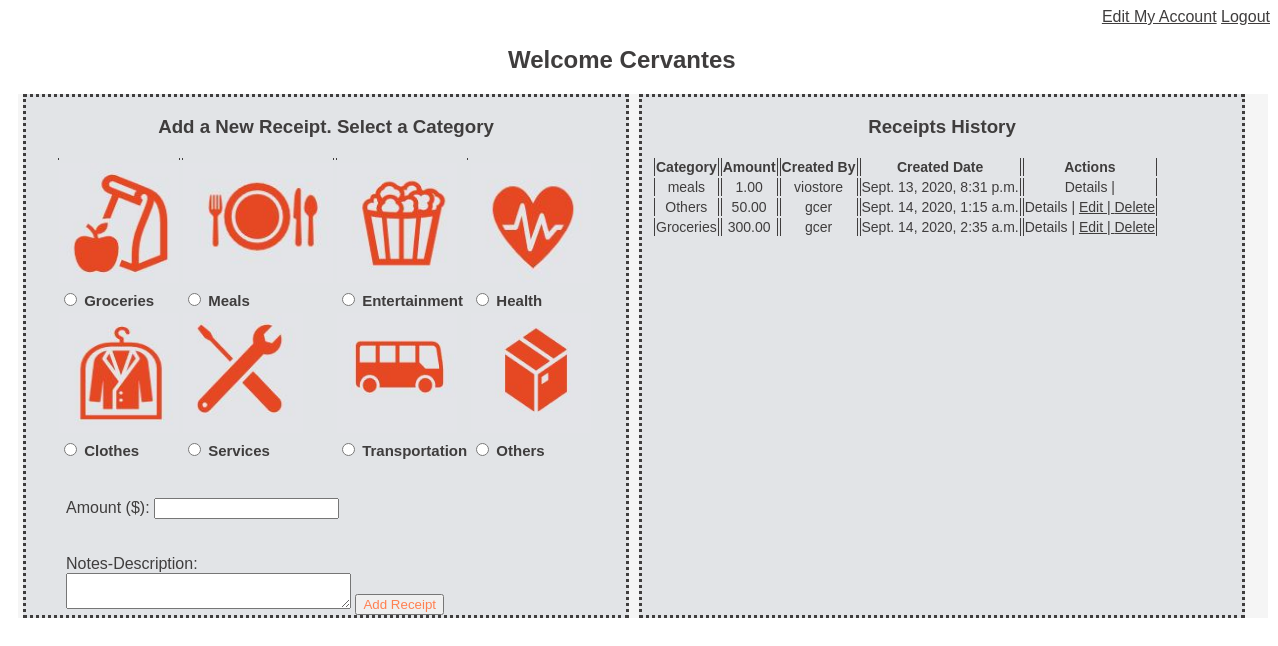
/userhome/1 (signed in), run on the app's committed database.
### rhhapp/models.py (models this page shows)
class User(models.Model):
    first_name=models.CharField(max_length=255)
    last_name=models.CharField(max_length=255)
    email=models.CharField(max_length=255)
    userid=models.CharField(max_length=255)
    country=models.CharField(max_length=255)
    tpin=models.CharField(max_length=255)
    usertype=models.CharField(max_length=255)
    storename=models.CharField(max_length=255)
    password=models.CharField(max_length=255)
    created_at=models.DateTimeField(auto_now_add=True)
    update_at=models.DateTimeField(auto_now=True)
    objects=UserManager()

class Receipt(models.Model):
    category=models.CharField(max_length=255)
    amount=models.DecimalField(max_digits=10, decimal_places=2)
    recfromuser=models.CharField(max_length=255, default='')
    creator=models.ForeignKey(User,related_name="receipts", on_delete=models.CASCADE)
    created_at=models.DateTimeField(auto_now_add=True)
    update_at=models.DateTimeField(auto_now=True)
    objects=ReceiptManager()

### rhhapp/views.py (the view)
# urls.py: path('userhome/<int:id>', views.userhome),
def userhome(request,id):
    if 'usrname' not in request.session:
        return redirect('/')
    x=User.objects.get(id=id)
    qs= Receipt.objects.all()
    print(x)
    y=x.userid
    u=request.session['usr_id']
    print(f'user_id{u}')
    if x !='':
        qs=qs.filter(recfromuser__icontains=y)
        context={
            'queryset':qs
        }
        return render(request, "userhome.html",context)

### rhhapp/templates/userhome.html (shortened to what this page needs)
<!DOCTYPE html>
<html lang="en">
<head>
    {% load static %}
    <link rel="stylesheet" href="{% static 'styleusrhome.css' %}">
</head>
<body>
    <div id="head">
        <a href="/myaccount/{{request.session.usr_id}}">Edit My Account</a>
            <a href="/logout">Logout</a></div>
    <h2>Welcome {{ request.session.usrname }}</h2>
    <div id="wrapper">
    <div id="addform">
        <h3>Add a New Receipt. Select a Category</h3>
        <form action="/newreceipt" method="POST">
            <table id="categ">
                <tr>
                    <th></th>
                    <th></th>
                    <th></th>
                </tr>
                <tr>
                    <td><img src="{% static 'images/groceriesim.jpg'%}" width="120" height="120"></td>
                    <td><img src="{% static 'images/mealsim.jpg'%}" width="150" height="120"></td>
                    <td><img src="{% static 'images/entertim.jpg'%}" width="120" height="120"></td>
                    <td><img src="{% static 'images/healthim.jpg'%}" width="120" height="120"></td>
                </tr>
                <tr>
                    <td><input type="radio" id="" name="category" value="Groceries">
                        <label for="Groceries">Groceries</label></td>
                    <td><input type="radio" id="" name="category" value="Meals">
                        <label for="Meals">Meals</label></td>
                    <td><input type="radio" id="" name="category" value="Entertainment">
                        <label for="Entertainment">Entertainment</label></td>
                    <td><input type="radio" id="" name="category" value="Health">
                        <label for="Health">Health</label></td>
                </tr>
                <tr>
                    <td><img src="{% static 'images/clothesim.jpg'%}" width="120" height="120"></td>
                    <td><img src="{% static 'images/servicesim.jpg'%}" width="120" height="120"></td>
                    <td><img src="{% static 'images/transportim.jpg'%}" width="120" height="120"></td>
                    <td><img src="{% static 'images/othersim.jpg'%}" width="120" height="120"></td>
                </tr>
                <tr>
                    <td><input type="radio" id="" name="category" value="Clothes">
                        <label for="Clothes">Clothes</label></td>
                    <td><input type="radio" id="" name="category" value="Services">
                        <label for="Services">Services</label></td>
                    <td><input type="radio" id="" name="category" value="Transportation">
                        <label for="Transportation">Transportation</label></td>
                    <td><input type="radio" id="" name="category" value="Others">
                        <label for="Others">Others</label></td>
                </tr>
            </table>
            <br><br>
            <div class="amnt">Amount ($): <input type="text" name="amount"></div><br><br>
            <div class="amnt">Notes-Description: <br><textarea name="notedes" id="notes" cols="33" rows="2"></textarea>
            <input type="submit" value="Add Receipt" id="buttadd"></div>
        </form>
    </div>
    <div id="rechist">
        <h3>Receipts History</h3>
        <table id="table1" >
            <tr>
                <th>Category</th>
                <th>Amount</th>
                <th>Created By</th>
                <th>Created Date</th>
                <th>Actions</th>
            </tr>
            {% for onereceipt in queryset %}
            <tr>
                <td>{{ onereceipt.category }}</td>
                <td>{{ onereceipt.amount }}</td>
                <td>{{ onereceipt.creator.userid }}</td>
                <td>{{ onereceipt.created_at }}</td>
                <td>Details | {% if request.session.user_name == onereceipt.creator.userid %}
                    <a href="/edit/{{onereceipt.id}}">Edit |{% endif %}  {% if request.session.user_name == onereceipt.creator.userid %}
                    <a href="/delete/{{onereceipt.id}}">Delete</a></td>{% endif %}
            </tr>
            {% endfor %}
    </div>
</div>
</body>
</html>

### rhhapp/static/styleusrhome.css (style rules this page uses)
* { font-family: 'Lucida Sans', 'Lucida Sans Regular', 'Lucida Grande', 'Lucida Sans Unicode', Geneva, Verdana, sans-serif; color: rgb(63, 61, 61); }
#wrapper { width: 1250px; height: auto; background-color:whitesmoke; margin-left: 10px; display: flex; flex-wrap: wrap; }
#head { text-align: right; }
h2 { margin-left: 500px; }
h3 { text-align: center; }
#addform { width: 600px; height: auto; margin-top: 0px; margin-left: 5px; background-color:rgb(226, 228, 231); border-style: dotted ; display: inline-block; }
.amnt { margin-left: 40px; }
#buttadd { color:coral; }
#categ { margin-left: 30px; font-size: 15px; font-weight: bold; align-items: center; }
#table1 td, th { font-size: 14px; text-align: center; }
#table1 { margin-left: 10px; }
#table1 td,th { border-left:1px solid; border-right: 1px solid }
#rechist { width: 600px; height: auto; margin-top: 0px; margin-left: 10px; background-color:rgb(226, 228, 231); border-style: dotted ; display: inline-block; }

### data on the page
User: session.usrname "Cervantes"
Receipt: category "meals", amount "1.00", creator.userid "viostore", created_at "Sept. 13, 2020, 8:31 p.m."
Receipt: category "Others", amount "50.00", creator.userid "gcer", created_at "Sept. 14, 2020, 1:15 a.m."
Receipt: category "Groceries", amount "300.00", creator.userid "gcer", created_at "Sept. 14, 2020, 2:35 a.m."
